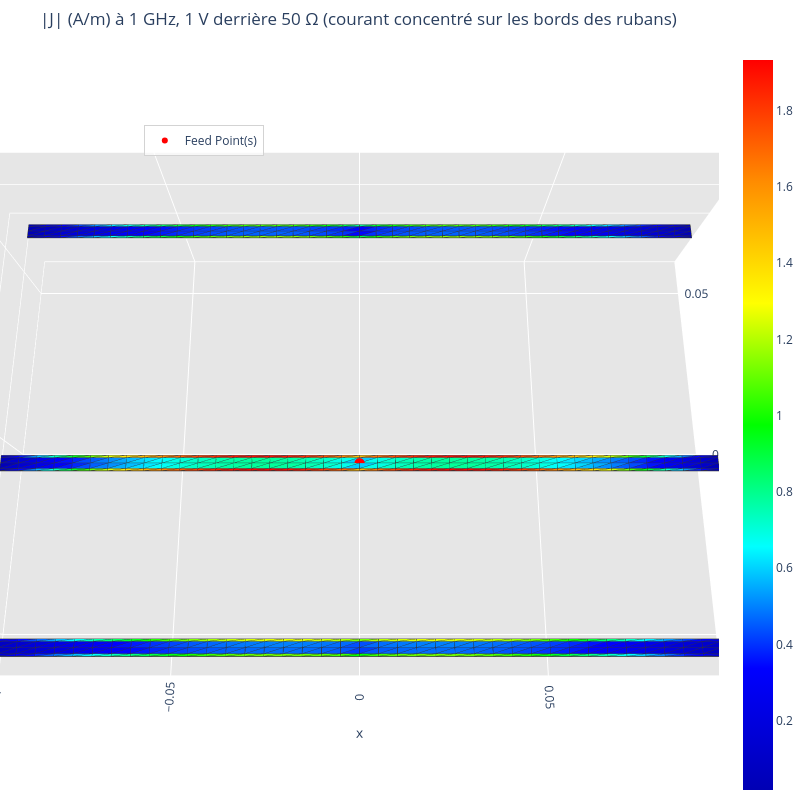

The cell this chart's notebook holds for it:
### Markdown cell above
## 4. Courants de surface à 1 GHz

|J| par triangle, calculé et tracé avec `rwg5.calculate_current_density` et `rwg5.visualize_surface_current`.
Excitation : force électromotrice de 1 V derrière 50 Ω sur el2, capacités du kit sur el1 et el3.
Le second graphique donne le courant total i(x) de chaque ruban (intégré sur la largeur) : sens instantané
(flèches, à la phase de référence du générateur), module, et phase par rapport au courant du port alimenté.
Les flèches 3D de `visualize_surface_current` sont illisibles sur des rubans de 4 mm : le sens est donc montré en 2D.

### Code cell
from solver.rwg.rwg5 import calculate_current_density, visualize_surface_current

J_ABS, J_VEC = calculate_current_density(I_EDGE, mesh.triangles, mesh.edges, mesh.vecteurs_rho)
fig = visualize_surface_current(mesh.points, mesh.triangles, J_ABS,
                                feed_point=[[0.0, by_name[fed_name]['y_center_mm']['value'] * 1e-3, 0.0]],
                                title='|J| (A/m) à 1 GHz, 1 V derrière 50 Ω (courant concentré sur les bords des rubans)')
fig.update_layout(scene=dict(camera=dict(eye=dict(x=0.0, y=-0.35, z=1.15))), margin=dict(l=0, r=0, t=50, b=0))
save_plotly(fig, '04_courants_surface_3d.png')

### Figure 1 — Plotly figure (JSON) as saved in the notebook; plotly's stock layout.template omitted (floating-point values rounded to 4 significant figures; data arrays with more than 128 entries replaced by an {"elided": "..."} marker saying what was removed)
{"data": [{"facecolor": {"elided": "960 str values"}, "i": {"elided": "960 int values"}, "j": {"elided": "960 int values"}, "k": {"elided": "960 int values"}, "name": "", "type": "mesh3d", "x": {"elided": "615 float values"}, "y": {"elided": "615 float values"}, "z": {"elided": "615 float values"}}, {"line": {"color": "rgb(50, 50, 50)", "width": 1.5}, "mode": "lines", "showlegend": false, "type": "scatter3d", "x": {"elided": "4800 float values"}, "y": {"elided": "4800 float values"}, "z": {"elided": "4800 float values"}}, {"hoverinfo": "none", "marker": {"color": [0.01776, 1.933], "colorscale": [[0.0, "rgb(0, 0, 180)"], [0.1667, "rgb(0, 0, 255)"], [0.3333, "rgb(0, 255, 255)"], [0.5, "rgb(0, 255, 0)"], [0.6667, "rgb(255, 255, 0)"], [0.8333, "rgb(255, 140, 0)"], [1.0, "rgb(255, 0, 0)"]], "showscale": true, "size": 0.1}, "mode": "markers", "showlegend": false, "type": "scatter3d", "x": [-0.09], "y": [-0.057], "z": [0.0]}, {"marker": {"color": "red", "size": 6, "symbol": "circle"}, "mode": "markers+text", "name": "Feed Point(s)", "type": "scatter3d", "x": [0.0], "y": [-0.01], "z": [0.0]}], "layout": {"height": 800, "legend": {"bgcolor": "rgba(255,255,255,0.7)", "bordercolor": "lightgray", "borderwidth": 1, "x": 0.2, "xanchor": "left", "y": 0.9, "yanchor": "top"}, "margin": {"b": 0, "l": 0, "r": 0, "t": 50}, "scene": {"aspectratio": {"x": 1.0, "y": 0.6333, "z": 0.3}, "camera": {"eye": {"x": 0.0, "y": -0.35, "z": 1.15}}, "xaxis": {"backgroundcolor": "rgb(230, 230, 230)", "gridcolor": "rgb(255, 255, 255)", "showbackground": true, "zerolinecolor": "rgb(255, 255, 255)"}, "yaxis": {"backgroundcolor": "rgb(230, 230, 230)", "gridcolor": "rgb(255, 255, 255)", "showbackground": true, "zerolinecolor": "rgb(255, 255, 255)"}, "zaxis": {"backgroundcolor": "rgb(230, 230, 230)", "gridcolor": "rgb(255, 255, 255)", "showbackground": true, "zerolinecolor": "rgb(255, 255, 255)"}}, "title": {"text": "|J| (A/m) à 1 GHz, 1 V derrière 50 Ω (courant concentré sur les bords des rubans)"}, "width": 800}}
